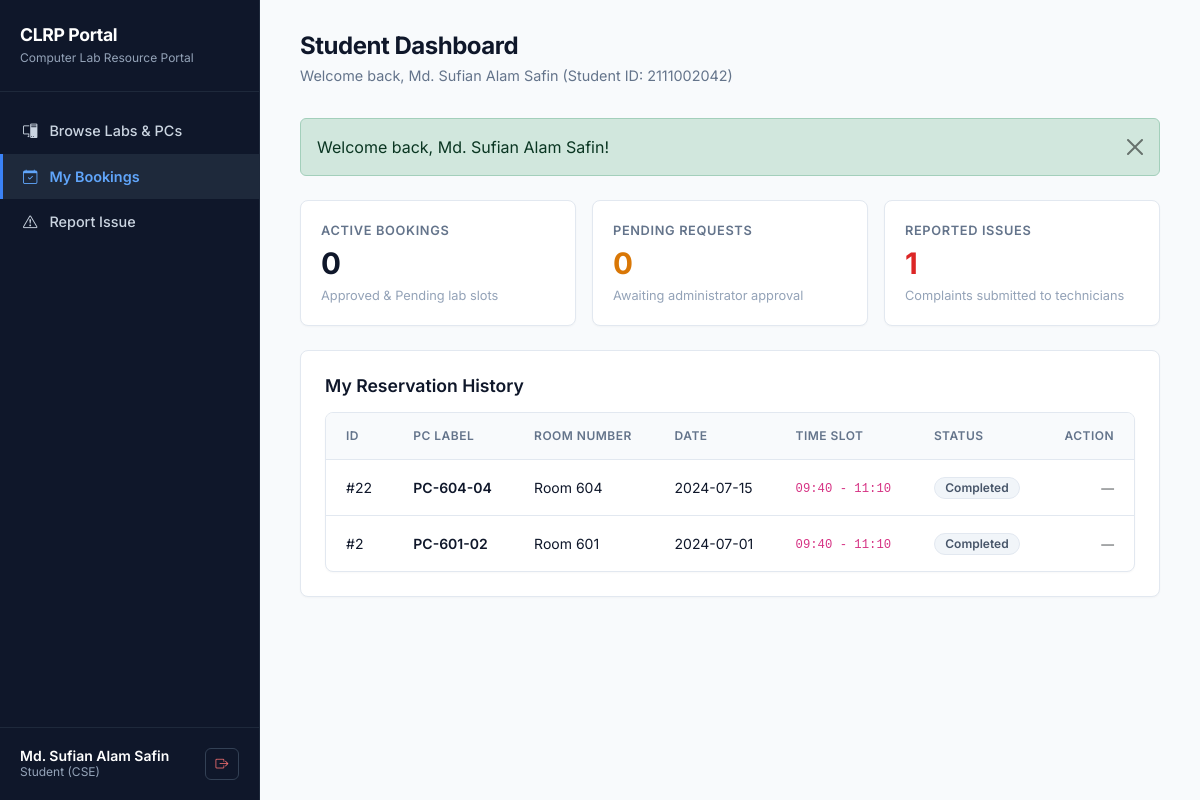
The page /student/dashboard.php?tab=bookings (signed in) on the database its author committed.
### tables this page shows
CREATE TABLE IF NOT EXISTS Reservation (
    reservation_id INT AUTO_INCREMENT PRIMARY KEY,
    student_id VARCHAR(20) NOT NULL,
    computer_id INT NOT NULL,
    reservation_date DATE NOT NULL,
    time_slot VARCHAR(50) NOT NULL,
    status VARCHAR(20) NOT NULL DEFAULT 'Pending',
    FOREIGN KEY (student_id) REFERENCES Student(student_id)
        ON UPDATE CASCADE ON DELETE CASCADE,
    FOREIGN KEY (computer_id) REFERENCES Computer(computer_id)
        ON UPDATE CASCADE ON DELETE CASCADE
);

CREATE TABLE IF NOT EXISTS Computer (
    computer_id INT AUTO_INCREMENT PRIMARY KEY,
    pc_label VARCHAR(20) NOT NULL,
    ip_address VARCHAR(45),
    status VARCHAR(20) NOT NULL DEFAULT 'Available',
    lab_id INT,
    FOREIGN KEY (lab_id) REFERENCES Lab(lab_id)
        ON UPDATE CASCADE ON DELETE CASCADE
);

CREATE TABLE IF NOT EXISTS Lab (
    lab_id INT AUTO_INCREMENT PRIMARY KEY,
    room_number VARCHAR(20) NOT NULL,
    capacity INT NOT NULL
);

### views/student/dashboard.view.php (the view, shortened to what the rows shown need)
<?php
require_once __DIR__ . '/../../includes/header.php';
require_once __DIR__ . '/../../includes/sidebar.php';
?>
<main class="app-content">
    <div class="page-header">
        <div>
            <h2>Student Dashboard</h2>
        </div>
    </div>
    <?php if ($tab === 'overview'): ?>
        <div class="content-card">
            <div class="d-flex justify-content-between align-items-center mb-3">
                <h3 class="card-title mb-0">Browse Lab Computers</h3>
                <span class="text-muted" style="font-size: 0.85rem;"><?= count($computers) ?> computers found</span>
            </div>
            <form method="GET" action="<?= url('/student/dashboard.php') ?>" class="row g-2 mb-4">
                <input type="hidden" name="tab" value="overview">
                <div class="col-md-5">
                    <label class="form-label">Filter by Lab Room</label>
                    <select name="lab_id" class="form-select" onchange="this.form.submit()">
                        <option value="0">All Laboratory Rooms</option>
                        <?php foreach ($labs as $lab): ?>
                            <option value="<?= $lab['lab_id'] ?>" <?= $selected_lab == $lab['lab_id'] ? 'selected' : '' ?>>
                                <?= e($lab['room_number']) ?> (Cap: <?= $lab['capacity'] ?>)
                            </option>
                        <?php endforeach; ?>
                    </select>
                </div>
                <div class="col-md-5">
                    <label class="form-label">Filter by Installed Software</label>
                    <select name="software_id" class="form-select" onchange="this.form.submit()">
                        <option value="0">All Software Applications</option>
                        <?php foreach ($softwares as $sw): ?>
                            <option value="<?= $sw['software_id'] ?>" <?= $selected_software == $sw['software_id'] ? 'selected' : '' ?>>
                                <?= e($sw['software_name']) ?> <?= e($sw['version']) ?>
                            </option>
                        <?php endforeach; ?>
                    </select>
                </div>
                <div class="col-md-2 d-flex align-items-end">
                    <a href="<?= url('/student/dashboard.php?tab=overview') ?>" class="btn btn-outline-clrp w-100">Reset</a>
                </div>
            </form>
            <div class="table-custom-container">
                <table class="table-custom">
                    <thead>
                        <tr>
                            <th>PC Label</th>
                            <th>Room Number</th>
                            <th>IP Address</th>
                            <th>Status</th>
                            <th>Installed Software</th>
                            <th class="text-end">Action</th>
                        </tr>
                    </thead>
                    <tbody>
                        <?php if (empty($computers)): ?>
                            <tr>
                                <td colspan="6" class="text-center text-muted py-4">No computers matching the criteria.</td>
                            </tr>
                        <?php else: ?>
                            <?php foreach ($computers as $pc): ?>
                                <tr>
                                    <td class="fw-semibold"><?= e($pc['pc_label']) ?></td>
                                    <td><?= e($pc['room_number'] ?? 'Unassigned') ?></td>
                                    <td><code><?= e($pc['ip_address'] ?? 'N/A') ?></code></td>
                                    <td><?= render_status_badge($pc['status']) ?></td>
                                    <td>
                                        <?php
                                        if (!empty($pc['software_list'])) {
                                            $swList = explode(',', $pc['software_list']);
                                            $count = 0;
                                            foreach ($swList as $sName) {
                                                if ($count >= 4) {
                                                    echo '<span class="software-tag">+' . (count($swList) - 4) . ' more</span>';
                                                    break;
                                                }
                                                echo '<span class="software-tag">' . e(trim($sName)) . '</span>';
                                                $count++;
                                            }
                                        } else {
                                            echo '<span class="text-muted" style="font-size: 0.8rem;">None</span>';
                                        }
                                        ?>
                                    </td>
                                    <td class="text-end">
                                        <?php if ($pc['status'] === 'Available'): ?>
                                            <button type="button" class="btn btn-primary-clrp btn-sm" data-bs-toggle="modal" data-bs-target="#reserveModal<?= $pc['computer_id'] ?>">
                                                Reserve <i class="bi bi-calendar-plus ms-1"></i>
                                            </button>
                                        <?php else: ?>
                                            <button class="btn btn-outline-clrp btn-sm" disabled style="opacity: 0.5;">
                                                Unavailable
                                            </button>
                                        <?php endif; ?>
                                    </td>
                                </tr>
                                <?php if ($pc['status'] === 'Available'): ?>
                                    <div class="modal fade" id="reserveModal<?= $pc['computer_id'] ?>" tabindex="-1" aria-hidden="true">
                                        <div class="modal-dialog modal-dialog-centered">
                                            <div class="modal-content">
                                                <form action="<?= url('/student/dashboard.php') ?>" method="POST">
                                                    <input type="hidden" name="csrf_token" value="<?= csrf_token() ?>">
                                                    <input type="hidden" name="action" value="reserve">
                                                    <input type="hidden" name="computer_id" value="<?= $pc['computer_id'] ?>">
                                                    <div class="modal-header">
                                                        <h5 class="modal-title fs-6 fw-bold">Reserve Computer - <?= e($pc['pc_label']) ?></h5>
                                                        <button type="button" class="btn-close" data-bs-dismiss="modal" aria-label="Close"></button>
                                                    </div>
                                                    <div class="modal-body">
                                                        <div class="mb-3">
                                                            <label class="form-label">Selected Computer</label>
                                                            <input type="text" class="form-control" value="<?= e($pc['pc_label']) ?> (<?= e($pc['room_number']) ?>)" readonly>
                                                        </div>
                                                        <div class="mb-3">
                                                            <label class="form-label">Reservation Date</label>
                                                            <input type="date" name="reservation_date" class="form-control" min="<?= date('Y-m-d') ?>" value="<?= date('Y-m-d') ?>" required>
                                                        </div>
                                                        <div class="mb-3">
                                                            <label class="form-label">Time Slot</label>
                                                            <select name="time_slot" class="form-select" required>
                                                                <option value="08:00 - 09:30">08:00 AM - 09:30 AM</option>
                                                                <option value="09:40 - 11:10">09:40 AM - 11:10 AM</option>
                                                                <option value="11:20 - 12:50">11:20 AM - 12:50 PM</option>
                                                                <option value="01:00 - 02:30">01:00 PM - 02:30 PM</option>
                                                                <option value="02:40 - 04:10">02:40 PM - 04:10 PM</option>
                                                            </select>
                                                        </div>
                                                    </div>
                                                    <div class="modal-footer">
                                                        <button type="button" class="btn btn-outline-clrp btn-sm" data-bs-dismiss="modal">Cancel</button>
                                                        <button type="submit" class="btn btn-primary-clrp btn-sm">Confirm Booking Request</button>
                                                    </div>
                                                </form>
                                            </div>
                                        </div>
                                    </div>
                                <?php endif; ?>
                            <?php endforeach; ?>
                        <?php endif; ?>
                    </tbody>
                </table>
            </div>
        </div>
    <?php elseif ($tab === 'bookings'): ?>
        <div class="content-card">
            <div class="table-custom-container">
                <table class="table-custom">
                    <thead>
                        <tr>
                            <th>ID</th>
                            <th>PC Label</th>
                            <th>Room Number</th>
                            <th>Date</th>
                            <th>Time Slot</th>
                            <th>Status</th>
                            <th class="text-end">Action</th>
                        </tr>
                    </thead>
                    <tbody>
                        <?php if (empty($my_reservations)): ?>
                            <tr>
                                <td colspan="7" class="text-center text-muted py-4">No reservations found.</td>
                            </tr>
                        <?php else: ?>
                            <?php foreach ($my_reservations as $res): ?>
                                <tr>
                                    <td>#<?= $res['reservation_id'] ?></td>
                                    <td class="fw-semibold"><?= e($res['pc_label']) ?></td>
                                    <td><?= e($res['room_number']) ?></td>
                                    <td><?= e($res['reservation_date']) ?></td>
                                    <td><code><?= e($res['time_slot']) ?></code></td>
                                    <td><?= render_status_badge($res['status']) ?></td>
                                    <td class="text-end">
                                        <?php if ($res['status'] === 'Pending'): ?>
                                            <form action="<?= url('/student/dashboard.php') ?>" method="POST" class="d-inline" onsubmit="return confirm('Cancel this pending reservation?');">
                                                <input type="hidden" name="csrf_token" value="<?= csrf_token() ?>">
                                                <input type="hidden" name="action" value="cancel_reservation">
                                                <input type="hidden" name="reservation_id" value="<?= $res['reservation_id'] ?>">
                                                <button type="submit" class="btn btn-outline-danger btn-sm py-1 px-2" style="font-size: 0.8rem;">
                                                    Cancel Request
                                                </button>
                                            </form>
                                        <?php else: ?>
                                            <span class="text-muted" style="font-size: 0.8rem;">—</span>
                                        <?php endif; ?>
                                    </td>
                                </tr>
                            <?php endforeach; ?>
                        <?php endif; ?>
                    </tbody>
                </table>
            </div>
        </div>
    <?php endif; ?>
</main>
<?php require_once __DIR__ . '/../../includes/footer.php'; ?>

### includes/auth.php (shortened to what the rows shown need)
<?php
function e($string) {
    return htmlspecialchars($string ?? '', ENT_QUOTES, 'UTF-8');
}
function render_status_badge($status) {
    $s = trim($status);
    $badgeClass = 'badge-secondary';
    switch ($s) {
        case 'In Use':
        case 'Reserved':
        case 'Cancelled':
        case 'Completed':
            $badgeClass = 'badge-neutral';
            break;
    }
    return '<span class="status-badge ' . $badgeClass . '">' . e($s) . '</span>';
}

### rows shown on the page
reservation: reservation_id "22", computer.pc_label "PC-604-04", lab.room_number "Room 604", reservation_date "2024-07-15", time_slot "09:40 - 11:10", status "Completed"
reservation: reservation_id "2", computer.pc_label "PC-601-02", lab.room_number "Room 601", reservation_date "2024-07-01", time_slot "09:40 - 11:10", status "Completed"

### other values the page prints
$user['name'] "Md. Sufian Alam Safin"
$role "Student"
$user['extra'] "CSE"
$student_id "2111002042"
$flash['message'] "Welcome back, Md. Sufian Alam Safin!"
$total_active "0"
$total_pending "0"
$total_issues "1"
